Frame 1 (no input): blank canvas, image omitted
Frame 60 (no input): blank canvas, image omitted
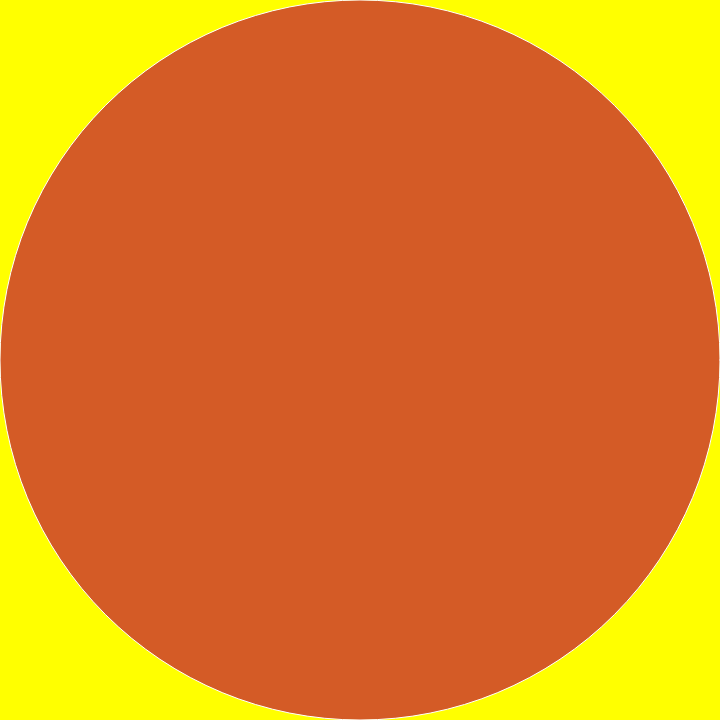
Frame 120 (the mouse pressed at the canvas centre since frame 60)

The p5.js sketch whose frames 1 and 60 were blank and that drew this single picture after the mouse press (run headless with seeded random() and noise() and a simulated clock; from frame 60 on, the mouse is pressed at the canvas centre):

// p5.js sketch
// ── sketch.js
function setup() {
  createCanvas(720, 720)
  background('yellow')
}

function draw() {
  // Call the variableEllipse() method and send it the
  // parameters for the current mouse position
  // and the previous mouse position
  variableEllipse(mouseX, mouseY, pmouseX, pmouseY)
}

// The simple method variableEllipse() was created specifically
// for this program. It calculates the speed of the mouse
// and draws a small ellipse if the mouse is moving slowly
// and draws a large ellipse if the mouse is moving quickly

function variableEllipse(x, y, px, py) {
  let c = color(random(225), random(225), random(225)) // Define color 'c'
  fill(c)
  let speed = abs(x - px) + abs(y - py)
  stroke(speed)
  ellipse(x, y, speed, speed)
}
